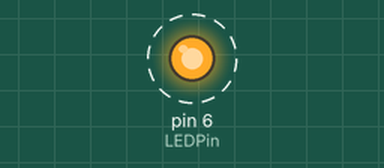
Bench run of a sketch on a simulated Arduino Uno, built with avr-gcc and run on an emulated ATmega328P. On the bench: output pins drawn as LEDs (lit = HIGH). Dashed ring = blinking.

Above: at 0.2 s.
Timing chart, 0 to 3.0 s (numbered marks = the images above):
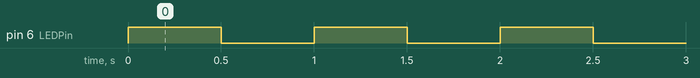

Measured:
- by itself, pin 6 (LEDPin): alternates HIGH for 0.50 s and LOW for 0.50 s

The sketch:

analogwrite.ino
```cpp
int LEDPin=6;
int delay1=500;
int delay2=500;
void setup() {
// put your setup code here, to run once:
pinMode(LEDPin, OUTPUT);
}
void loop() {
// put your main code here, to run repeatedly:
analogWrite(LEDPin,255);
delay(delay1);
analogWrite(LEDPin,0);
delay(delay2);
}
```
